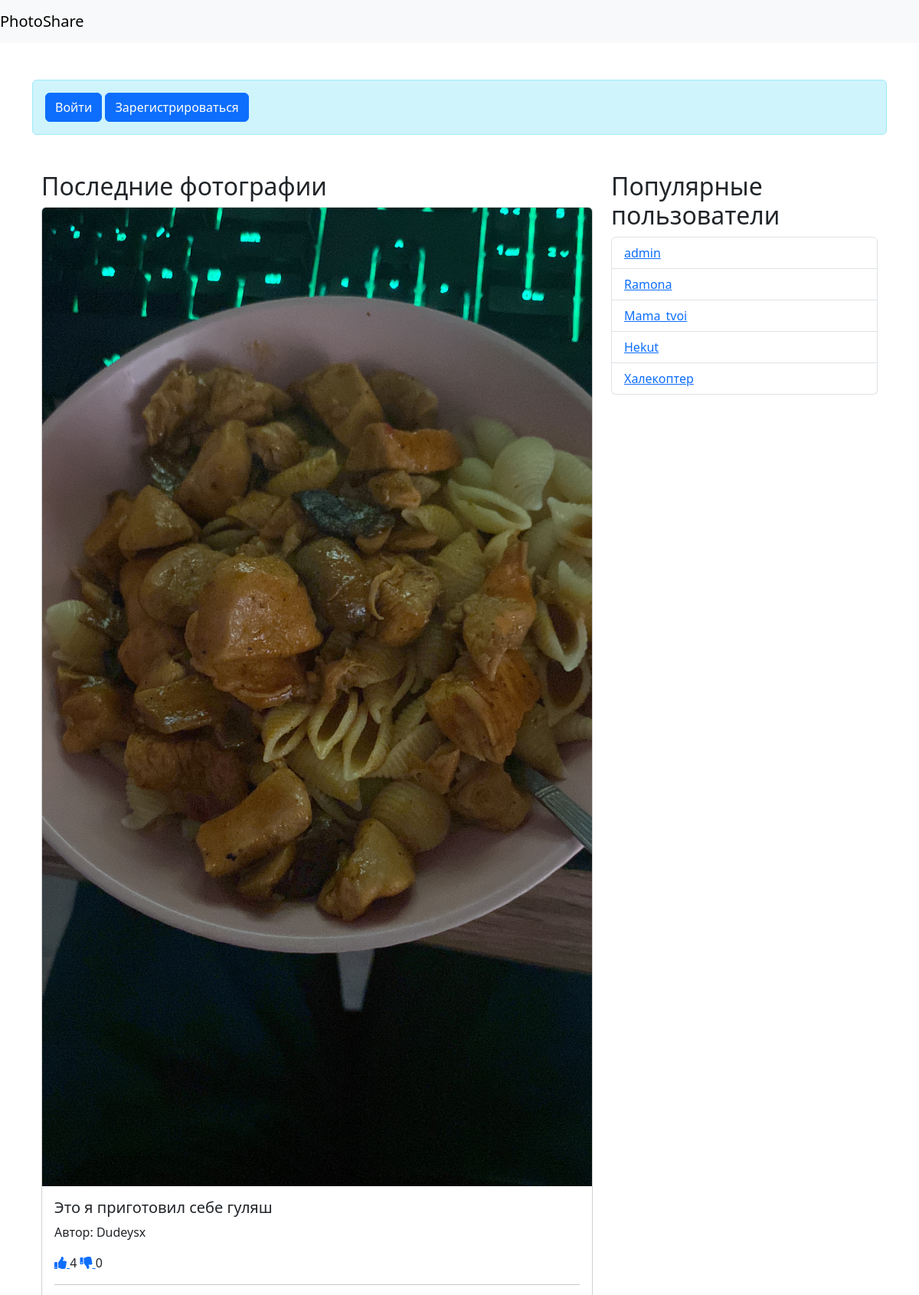
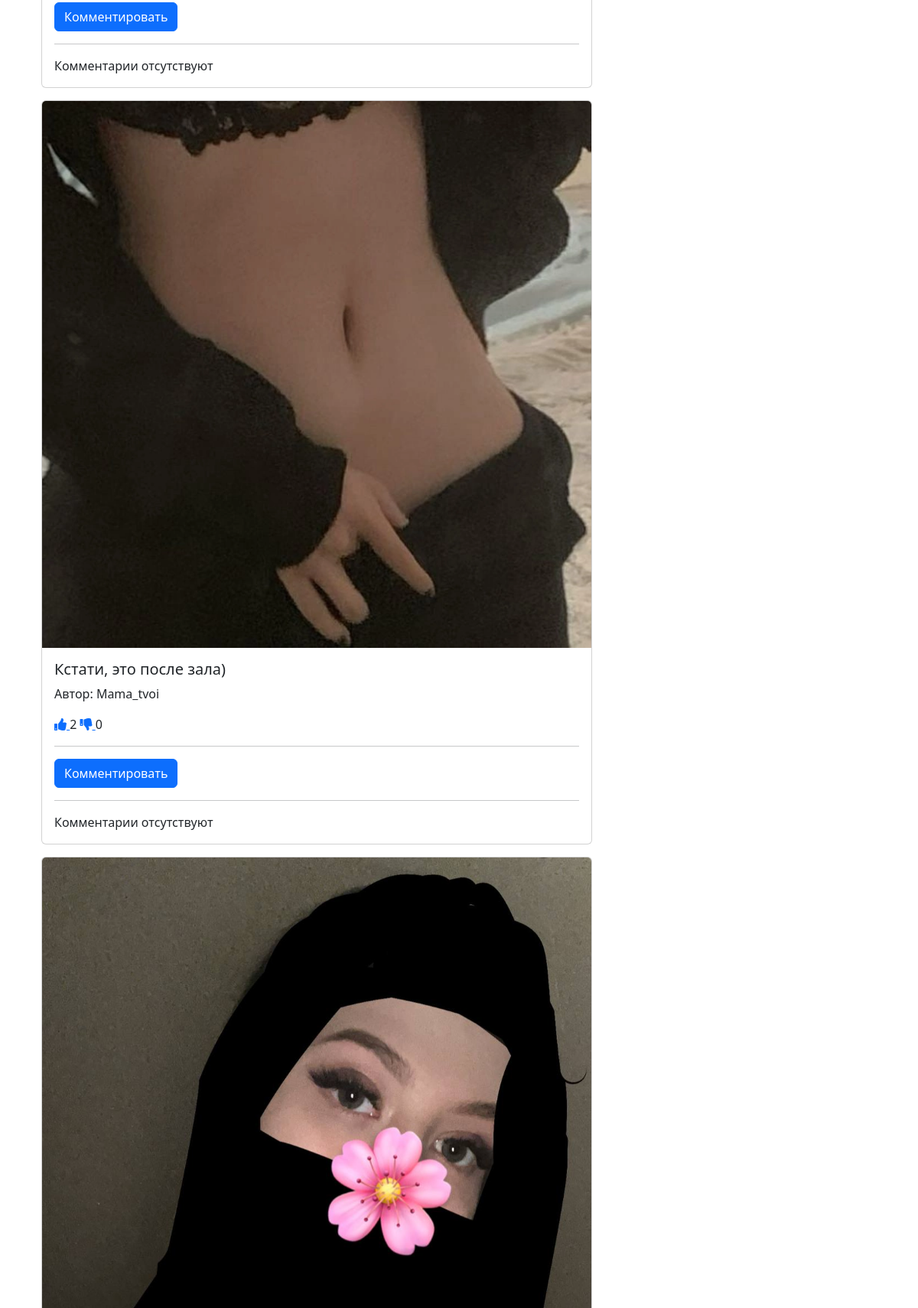
The page / (upper part) on the database its author committed (2 pictures, top to bottom).
### Yks/models.py (models this page shows)
class Photo(models.Model):
    user = models.ForeignKey(User, on_delete=models.CASCADE)
    image = models.ImageField(upload_to='photos/')
    description = models.TextField()
    likes = models.ManyToManyField(User, related_name='liked_photo', blank=True)
    dislikes = models.ManyToManyField(User, related_name='disliked_photo', blank=True)
    created_at = models.DateTimeField(auto_now_add=True)

class UserProfile(models.Model):
    user = models.OneToOneField(User, on_delete=models.CASCADE)
    avatar = models.ImageField(upload_to='avatars/')
    bio = models.TextField(blank=True, null=True)

### Yks/views.py (the view)
# urls.py: 2. Add a URL to urlpatterns:  path('', views.home, name='home')
def home(request):
    latest_photos = Photo.objects.annotate(num_likes=Count('likes'), num_dislikes=Count('dislikes')).order_by(
        '-created_at')
    popular_users = UserProfile.objects.annotate(num_likes=Count('user__photo__likes')).order_by('-num_likes')[:5]
    return render(request, 'Yks/home.html', {'photos': latest_photos, 'popular_users': popular_users})

### Yks/templates/Yks/home.html (shortened to what this page needs)
{% extends 'Yks/base.html' %}
{% load bootstrap4 %}
{% block content %}
    {% if user.is_authenticated %}
        <div class="alert alert-success d-flex justify-content-between align-items-center">
            <p class="mb-0">Вы вошли как <strong>{{ user.username }}</strong></p>
            <a href="{% url 'logout' %}" class="btn btn-danger btn-sm">Выход</a>
        </div>
    {% else %}
        <div class="alert alert-info">
            <p class="mb-0">
                <a href="{% url 'login' %}" class="btn btn-primary">Войти</a>
                <a href="{% url 'register' %}" class="btn btn-primary">Зарегистрироваться</a>
            </p>
        </div>
    {% endif %}
  <div class="container mt-5">
      <div class="row">
      <div class="col-md-8">
        <h2>Последние фотографии</h2>
        {% for photo in photos %}
          <div class="card mb-3">
            <img src="{{ photo.image.url }}" class="card-img-top" alt="{{ photo.description }}">
            <div class="card-body">
              <h5 class="card-title">{{ photo.description }}</h5>
              <p class="card-text">Автор: {{ photo.user.username }}</p>
                <p>
                    <link rel="stylesheet" href="https://cdnjs.cloudflare.com/ajax/libs/font-awesome/5.15.3/css/all.min.css">
                  <a href="{% url 'like_photo' photo.id %}">
                    <i class="fas fa-thumbs-up"></i>
                  </a>
                  <span id="likes_count_{{ photo.id }}">{{ photo.likes.count }}</span>
                  <a href="{% url 'dislike_photo' photo.id %}">
                    <i class="fas fa-thumbs-down"></i>
                  </a>
                  <span id="dislikes_count_{{ photo.id }}">{{ photo.dislikes.count }}</span>
                </p>
                <hr>
              <p><a class="btn btn-primary" href="{% url 'add_comment' photo.id %}">Комментировать</a></p>
              <hr>
                {% if not photo.comments.all %}
                    Комментарии отсутствуют
                {% endif %}
            </div>
          </div>
        {% empty %}
          <p>Нет доступных фотографий.</p>
        {% endfor %}
      </div>
      <div class="col-md-4">
        <h2>Популярные пользователи</h2>
        <ul class="list-group">
          {% for user in popular_users %}
            <li class="list-group-item">
                <a href="{% url 'profile' user.user.username %}">{{ user.user.username }}</a>
            </li>
          {% empty %}
            <li class="list-group-item">Нет популярных пользователей.</li>
          {% endfor %}
        </ul>
      </div>
    </div>
  </div>
{% endblock %}

### Yks/templates/Yks/base.html (shortened to what this page needs)
{% load bootstrap4 %}
<!DOCTYPE html>
<html lang="en">
<head>
    <link href="https://cdn.jsdelivr.net/npm/bootstrap/dist/css/bootstrap.min.css" rel="stylesheet">
</head>
<body>
    <nav class="navbar navbar-expand-lg navbar-light bg-light">
        <a class="navbar-brand" href="{% url 'home' %}">PhotoShare</a>
    </nav>
    <div class="container mt-5">
        {% block content %}
        {% endblock %}
    </div>
</body>
</html>

### rows shown on the page
Photo: image (picture), description "Это я приготовил себе гуляш", user.username "Dudeysx", likes.count "4", dislikes.count "0", shows "Комментарии отсутствуют"
Photo: image (picture), description "Кстати, это после зала)", user.username "Mama_tvoi", likes.count "2", dislikes.count "0", shows "Комментарии отсутствуют"
Photo: image (picture)
UserProfile: user.username "admin"
UserProfile: user.username "Ramona"
UserProfile: user.username "Mama_tvoi"
UserProfile: user.username "Hekut"
UserProfile: user.username "Халекоптер"
